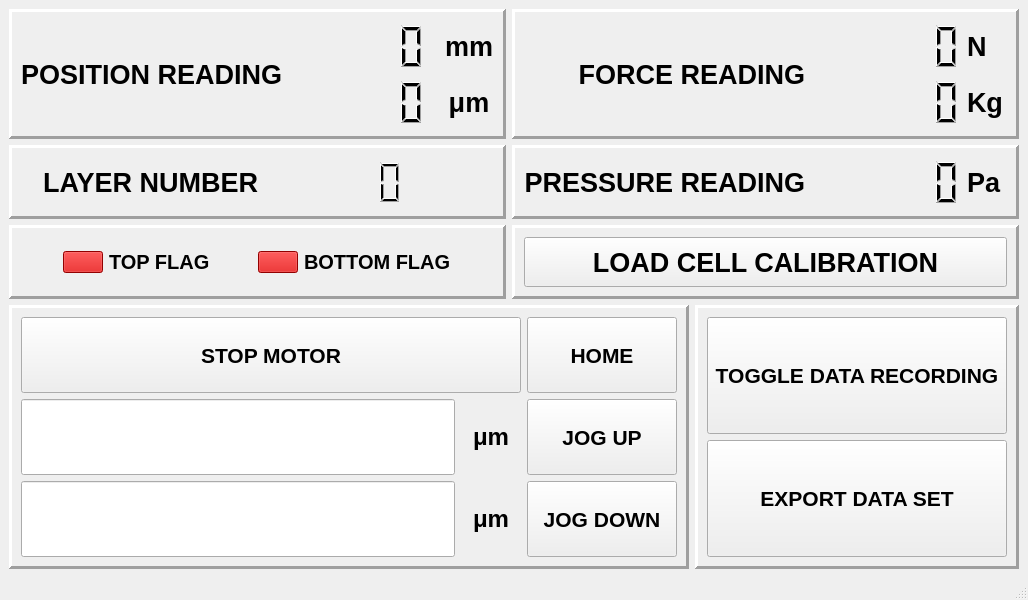
<?xml version="1.0" encoding="UTF-8"?>
<ui version="4.0">
 <class>MainWindow</class>
 <widget class="QMainWindow" name="MainWindow">
  <property name="geometry">
   <rect>
    <x>0</x>
    <y>0</y>
    <width>1024</width>
    <height>600</height>
   </rect>
  </property>
  <property name="sizePolicy">
   <sizepolicy hsizetype="Fixed" vsizetype="Fixed">
    <horstretch>0</horstretch>
    <verstretch>0</verstretch>
   </sizepolicy>
  </property>
  <property name="minimumSize">
   <size>
    <width>0</width>
    <height>0</height>
   </size>
  </property>
  <property name="windowTitle">
   <string>MainWindow</string>
  </property>
  <widget class="QWidget" name="centralwidget">
   <property name="sizePolicy">
    <sizepolicy hsizetype="Minimum" vsizetype="Minimum">
     <horstretch>0</horstretch>
     <verstretch>0</verstretch>
    </sizepolicy>
   </property>
   <layout class="QGridLayout" name="gridLayout_14">
    <item row="1" column="0" colspan="2">
     <layout class="QHBoxLayout" name="horizontalLayout_10">
      <item>
       <widget class="QFrame" name="frame_6">
        <property name="frameShape">
         <enum>QFrame::Panel</enum>
        </property>
        <property name="frameShadow">
         <enum>QFrame::Raised</enum>
        </property>
        <property name="lineWidth">
         <number>3</number>
        </property>
        <layout class="QGridLayout" name="gridLayout_3">
         <item row="3" column="0">
          <layout class="QHBoxLayout" name="horizontalLayout_12">
           <item>
            <widget class="QLineEdit" name="JOG_DOWN_INPUT">
             <property name="sizePolicy">
              <sizepolicy hsizetype="Expanding" vsizetype="MinimumExpanding">
               <horstretch>0</horstretch>
               <verstretch>0</verstretch>
              </sizepolicy>
             </property>
             <property name="minimumSize">
              <size>
               <width>100</width>
               <height>50</height>
              </size>
             </property>
             <property name="font">
              <font>
               <pointsize>25</pointsize>
               <weight>75</weight>
               <bold>true</bold>
              </font>
             </property>
             <property name="styleSheet">
              <string notr="true">color: rgb(0, 0, 0);</string>
             </property>
             <property name="alignment">
              <set>Qt::AlignRight|Qt::AlignTrailing|Qt::AlignVCenter</set>
             </property>
            </widget>
           </item>
           <item>
            <widget class="QLabel" name="label_16">
             <property name="sizePolicy">
              <sizepolicy hsizetype="Minimum" vsizetype="Preferred">
               <horstretch>0</horstretch>
               <verstretch>0</verstretch>
              </sizepolicy>
             </property>
             <property name="minimumSize">
              <size>
               <width>60</width>
               <height>0</height>
              </size>
             </property>
             <property name="font">
              <font>
               <pointsize>18</pointsize>
               <weight>75</weight>
               <bold>true</bold>
              </font>
             </property>
             <property name="text">
              <string>μm</string>
             </property>
             <property name="alignment">
              <set>Qt::AlignCenter</set>
             </property>
            </widget>
           </item>
          </layout>
         </item>
         <item row="1" column="0">
          <layout class="QHBoxLayout" name="horizontalLayout_4">
           <item>
            <widget class="QLineEdit" name="JOG_UP_INPUT">
             <property name="sizePolicy">
              <sizepolicy hsizetype="Expanding" vsizetype="MinimumExpanding">
               <horstretch>0</horstretch>
               <verstretch>0</verstretch>
              </sizepolicy>
             </property>
             <property name="minimumSize">
              <size>
               <width>100</width>
               <height>50</height>
              </size>
             </property>
             <property name="font">
              <font>
               <pointsize>25</pointsize>
               <weight>75</weight>
               <bold>true</bold>
              </font>
             </property>
             <property name="styleSheet">
              <string notr="true">color: rgb(0, 0, 0);</string>
             </property>
             <property name="text">
              <string/>
             </property>
             <property name="alignment">
              <set>Qt::AlignRight|Qt::AlignTrailing|Qt::AlignVCenter</set>
             </property>
            </widget>
           </item>
           <item>
            <widget class="QLabel" name="label_13">
             <property name="sizePolicy">
              <sizepolicy hsizetype="Minimum" vsizetype="Preferred">
               <horstretch>0</horstretch>
               <verstretch>0</verstretch>
              </sizepolicy>
             </property>
             <property name="minimumSize">
              <size>
               <width>60</width>
               <height>0</height>
              </size>
             </property>
             <property name="font">
              <font>
               <pointsize>18</pointsize>
               <weight>75</weight>
               <bold>true</bold>
              </font>
             </property>
             <property name="text">
              <string>μm</string>
             </property>
             <property name="alignment">
              <set>Qt::AlignCenter</set>
             </property>
            </widget>
           </item>
          </layout>
         </item>
         <item row="3" column="1">
          <widget class="QPushButton" name="JOG_DOWN_BUTTON">
           <property name="sizePolicy">
            <sizepolicy hsizetype="Minimum" vsizetype="MinimumExpanding">
             <horstretch>0</horstretch>
             <verstretch>0</verstretch>
            </sizepolicy>
           </property>
           <property name="minimumSize">
            <size>
             <width>150</width>
             <height>0</height>
            </size>
           </property>
           <property name="font">
            <font>
             <pointsize>16</pointsize>
             <weight>75</weight>
             <bold>true</bold>
            </font>
           </property>
           <property name="text">
            <string>JOG DOWN</string>
           </property>
          </widget>
         </item>
         <item row="1" column="1">
          <widget class="QPushButton" name="JUG_UP_BUTTON">
           <property name="sizePolicy">
            <sizepolicy hsizetype="Minimum" vsizetype="MinimumExpanding">
             <horstretch>0</horstretch>
             <verstretch>0</verstretch>
            </sizepolicy>
           </property>
           <property name="minimumSize">
            <size>
             <width>150</width>
             <height>0</height>
            </size>
           </property>
           <property name="font">
            <font>
             <pointsize>16</pointsize>
             <weight>75</weight>
             <bold>true</bold>
            </font>
           </property>
           <property name="text">
            <string>JOG UP</string>
           </property>
          </widget>
         </item>
         <item row="0" column="1">
          <widget class="QPushButton" name="HOME_BUTTON">
           <property name="sizePolicy">
            <sizepolicy hsizetype="Minimum" vsizetype="MinimumExpanding">
             <horstretch>0</horstretch>
             <verstretch>0</verstretch>
            </sizepolicy>
           </property>
           <property name="minimumSize">
            <size>
             <width>150</width>
             <height>0</height>
            </size>
           </property>
           <property name="font">
            <font>
             <pointsize>16</pointsize>
             <weight>75</weight>
             <bold>true</bold>
            </font>
           </property>
           <property name="text">
            <string>HOME</string>
           </property>
          </widget>
         </item>
         <item row="0" column="0">
          <widget class="QPushButton" name="STOP_MOTOR_BUTTON">
           <property name="sizePolicy">
            <sizepolicy hsizetype="Minimum" vsizetype="MinimumExpanding">
             <horstretch>0</horstretch>
             <verstretch>0</verstretch>
            </sizepolicy>
           </property>
           <property name="minimumSize">
            <size>
             <width>300</width>
             <height>0</height>
            </size>
           </property>
           <property name="font">
            <font>
             <pointsize>16</pointsize>
             <weight>75</weight>
             <bold>true</bold>
            </font>
           </property>
           <property name="text">
            <string>STOP MOTOR</string>
           </property>
          </widget>
         </item>
        </layout>
       </widget>
      </item>
      <item>
       <widget class="QFrame" name="frame_5">
        <property name="frameShape">
         <enum>QFrame::Panel</enum>
        </property>
        <property name="frameShadow">
         <enum>QFrame::Raised</enum>
        </property>
        <property name="lineWidth">
         <number>3</number>
        </property>
        <layout class="QGridLayout" name="gridLayout_12">
         <item row="0" column="1">
          <layout class="QVBoxLayout" name="verticalLayout">
           <item>
            <widget class="QPushButton" name="TOGGLE_DATA_RECORDING_BUTTON">
             <property name="sizePolicy">
              <sizepolicy hsizetype="Minimum" vsizetype="MinimumExpanding">
               <horstretch>0</horstretch>
               <verstretch>0</verstretch>
              </sizepolicy>
             </property>
             <property name="minimumSize">
              <size>
               <width>300</width>
               <height>100</height>
              </size>
             </property>
             <property name="font">
              <font>
               <pointsize>16</pointsize>
               <weight>75</weight>
               <bold>true</bold>
              </font>
             </property>
             <property name="text">
              <string>TOGGLE DATA RECORDING</string>
             </property>
            </widget>
           </item>
           <item>
            <widget class="QPushButton" name="EXPORT_DATA_BUTTON">
             <property name="sizePolicy">
              <sizepolicy hsizetype="Minimum" vsizetype="MinimumExpanding">
               <horstretch>0</horstretch>
               <verstretch>0</verstretch>
              </sizepolicy>
             </property>
             <property name="minimumSize">
              <size>
               <width>300</width>
               <height>100</height>
              </size>
             </property>
             <property name="font">
              <font>
               <pointsize>16</pointsize>
               <weight>75</weight>
               <bold>true</bold>
              </font>
             </property>
             <property name="text">
              <string>EXPORT DATA SET</string>
             </property>
            </widget>
           </item>
          </layout>
         </item>
        </layout>
       </widget>
      </item>
     </layout>
    </item>
    <item row="0" column="1">
     <layout class="QHBoxLayout" name="horizontalLayout_9">
      <item>
       <layout class="QGridLayout" name="gridLayout_2">
        <item row="5" column="1">
         <widget class="QFrame" name="frame">
          <property name="frameShape">
           <enum>QFrame::Panel</enum>
          </property>
          <property name="frameShadow">
           <enum>QFrame::Raised</enum>
          </property>
          <property name="lineWidth">
           <number>3</number>
          </property>
          <layout class="QGridLayout" name="gridLayout_6">
           <item row="1" column="0">
            <layout class="QGridLayout" name="gridLayout_5">
             <item row="2" column="0" colspan="2">
              <widget class="QPushButton" name="LOAD_CELL_CALIBRATION_BUTTON">
               <property name="sizePolicy">
                <sizepolicy hsizetype="Minimum" vsizetype="Minimum">
                 <horstretch>0</horstretch>
                 <verstretch>0</verstretch>
                </sizepolicy>
               </property>
               <property name="minimumSize">
                <size>
                 <width>350</width>
                 <height>50</height>
                </size>
               </property>
               <property name="font">
                <font>
                 <pointsize>20</pointsize>
                 <weight>75</weight>
                 <bold>true</bold>
                </font>
               </property>
               <property name="text">
                <string>LOAD CELL CALIBRATION</string>
               </property>
              </widget>
             </item>
            </layout>
           </item>
          </layout>
         </widget>
        </item>
        <item row="3" column="1">
         <widget class="QFrame" name="frame_3">
          <property name="frameShape">
           <enum>QFrame::Panel</enum>
          </property>
          <property name="frameShadow">
           <enum>QFrame::Raised</enum>
          </property>
          <property name="lineWidth">
           <number>3</number>
          </property>
          <layout class="QGridLayout" name="gridLayout_9">
           <item row="0" column="0">
            <layout class="QGridLayout" name="gridLayout_8">
             <item row="0" column="1">
              <layout class="QHBoxLayout" name="horizontalLayout_2">
               <item>
                <widget class="QLCDNumber" name="FORCE_READING_N">
                 <property name="sizePolicy">
                  <sizepolicy hsizetype="Fixed" vsizetype="Fixed">
                   <horstretch>0</horstretch>
                   <verstretch>0</verstretch>
                  </sizepolicy>
                 </property>
                 <property name="minimumSize">
                  <size>
                   <width>150</width>
                   <height>50</height>
                  </size>
                 </property>
                 <property name="font">
                  <font>
                   <pointsize>20</pointsize>
                   <weight>75</weight>
                   <bold>true</bold>
                  </font>
                 </property>
                 <property name="frameShape">
                  <enum>QFrame::Box</enum>
                 </property>
                 <property name="frameShadow">
                  <enum>QFrame::Plain</enum>
                 </property>
                 <property name="lineWidth">
                  <number>0</number>
                 </property>
                 <property name="smallDecimalPoint">
                  <bool>false</bool>
                 </property>
                 <property name="digitCount">
                  <number>6</number>
                 </property>
                 <property name="intValue" stdset="0">
                  <number>0</number>
                 </property>
                </widget>
               </item>
               <item>
                <widget class="QLabel" name="label_2">
                 <property name="sizePolicy">
                  <sizepolicy hsizetype="Fixed" vsizetype="Preferred">
                   <horstretch>0</horstretch>
                   <verstretch>50</verstretch>
                  </sizepolicy>
                 </property>
                 <property name="minimumSize">
                  <size>
                   <width>40</width>
                   <height>0</height>
                  </size>
                 </property>
                 <property name="font">
                  <font>
                   <pointsize>20</pointsize>
                   <weight>75</weight>
                   <bold>true</bold>
                  </font>
                 </property>
                 <property name="frameShape">
                  <enum>QFrame::NoFrame</enum>
                 </property>
                 <property name="lineWidth">
                  <number>3</number>
                 </property>
                 <property name="text">
                  <string>N</string>
                 </property>
                 <property name="alignment">
                  <set>Qt::AlignLeading|Qt::AlignLeft|Qt::AlignVCenter</set>
                 </property>
                </widget>
               </item>
              </layout>
             </item>
             <item row="1" column="1">
              <layout class="QHBoxLayout" name="horizontalLayout_3">
               <item>
                <widget class="QLCDNumber" name="FORCE_READING_KG">
                 <property name="sizePolicy">
                  <sizepolicy hsizetype="Fixed" vsizetype="Fixed">
                   <horstretch>0</horstretch>
                   <verstretch>0</verstretch>
                  </sizepolicy>
                 </property>
                 <property name="minimumSize">
                  <size>
                   <width>150</width>
                   <height>50</height>
                  </size>
                 </property>
                 <property name="font">
                  <font>
                   <pointsize>20</pointsize>
                   <weight>75</weight>
                   <bold>true</bold>
                  </font>
                 </property>
                 <property name="frameShape">
                  <enum>QFrame::Box</enum>
                 </property>
                 <property name="frameShadow">
                  <enum>QFrame::Plain</enum>
                 </property>
                 <property name="lineWidth">
                  <number>0</number>
                 </property>
                 <property name="smallDecimalPoint">
                  <bool>false</bool>
                 </property>
                 <property name="digitCount">
                  <number>6</number>
                 </property>
                 <property name="intValue" stdset="0">
                  <number>0</number>
                 </property>
                </widget>
               </item>
               <item>
                <widget class="QLabel" name="label_3">
                 <property name="sizePolicy">
                  <sizepolicy hsizetype="Fixed" vsizetype="Preferred">
                   <horstretch>0</horstretch>
                   <verstretch>50</verstretch>
                  </sizepolicy>
                 </property>
                 <property name="minimumSize">
                  <size>
                   <width>40</width>
                   <height>0</height>
                  </size>
                 </property>
                 <property name="font">
                  <font>
                   <pointsize>20</pointsize>
                   <weight>75</weight>
                   <bold>true</bold>
                  </font>
                 </property>
                 <property name="frameShape">
                  <enum>QFrame::NoFrame</enum>
                 </property>
                 <property name="lineWidth">
                  <number>3</number>
                 </property>
                 <property name="text">
                  <string>Kg</string>
                 </property>
                 <property name="alignment">
                  <set>Qt::AlignLeading|Qt::AlignLeft|Qt::AlignVCenter</set>
                 </property>
                </widget>
               </item>
              </layout>
             </item>
             <item row="0" column="0" rowspan="2">
              <widget class="QLabel" name="label">
               <property name="font">
                <font>
                 <pointsize>20</pointsize>
                 <weight>75</weight>
                 <bold>true</bold>
                </font>
               </property>
               <property name="frameShape">
                <enum>QFrame::NoFrame</enum>
               </property>
               <property name="lineWidth">
                <number>3</number>
               </property>
               <property name="text">
                <string>FORCE READING</string>
               </property>
               <property name="alignment">
                <set>Qt::AlignRight|Qt::AlignTrailing|Qt::AlignVCenter</set>
               </property>
              </widget>
             </item>
            </layout>
           </item>
          </layout>
         </widget>
        </item>
        <item row="4" column="1">
         <widget class="QFrame" name="frame_4">
          <property name="frameShape">
           <enum>QFrame::Panel</enum>
          </property>
          <property name="frameShadow">
           <enum>QFrame::Raised</enum>
          </property>
          <property name="lineWidth">
           <number>3</number>
          </property>
          <layout class="QGridLayout" name="gridLayout_11">
           <item row="0" column="0">
            <layout class="QGridLayout" name="gridLayout_10">
             <item row="0" column="0">
              <widget class="QLabel" name="label_4">
               <property name="font">
                <font>
                 <pointsize>20</pointsize>
                 <weight>75</weight>
                 <bold>true</bold>
                </font>
               </property>
               <property name="frameShape">
                <enum>QFrame::NoFrame</enum>
               </property>
               <property name="lineWidth">
                <number>3</number>
               </property>
               <property name="text">
                <string>PRESSURE READING</string>
               </property>
               <property name="alignment">
                <set>Qt::AlignRight|Qt::AlignTrailing|Qt::AlignVCenter</set>
               </property>
              </widget>
             </item>
             <item row="0" column="1">
              <layout class="QHBoxLayout" name="horizontalLayout_14">
               <item>
                <widget class="QLCDNumber" name="PRESSURE_READING_PA">
                 <property name="sizePolicy">
                  <sizepolicy hsizetype="Fixed" vsizetype="Fixed">
                   <horstretch>0</horstretch>
                   <verstretch>0</verstretch>
                  </sizepolicy>
                 </property>
                 <property name="minimumSize">
                  <size>
                   <width>150</width>
                   <height>50</height>
                  </size>
                 </property>
                 <property name="font">
                  <font>
                   <pointsize>20</pointsize>
                   <weight>75</weight>
                   <bold>true</bold>
                  </font>
                 </property>
                 <property name="frameShape">
                  <enum>QFrame::Box</enum>
                 </property>
                 <property name="frameShadow">
                  <enum>QFrame::Plain</enum>
                 </property>
                 <property name="lineWidth">
                  <number>0</number>
                 </property>
                 <property name="smallDecimalPoint">
                  <bool>false</bool>
                 </property>
                 <property name="digitCount">
                  <number>6</number>
                 </property>
                 <property name="intValue" stdset="0">
                  <number>0</number>
                 </property>
                </widget>
               </item>
               <item>
                <widget class="QLabel" name="label_15">
                 <property name="sizePolicy">
                  <sizepolicy hsizetype="Fixed" vsizetype="Preferred">
                   <horstretch>0</horstretch>
                   <verstretch>50</verstretch>
                  </sizepolicy>
                 </property>
                 <property name="minimumSize">
                  <size>
                   <width>40</width>
                   <height>0</height>
                  </size>
                 </property>
                 <property name="font">
                  <font>
                   <pointsize>20</pointsize>
                   <weight>75</weight>
                   <bold>true</bold>
                  </font>
                 </property>
                 <property name="frameShape">
                  <enum>QFrame::NoFrame</enum>
                 </property>
                 <property name="lineWidth">
                  <number>3</number>
                 </property>
                 <property name="text">
                  <string>Pa</string>
                 </property>
                 <property name="alignment">
                  <set>Qt::AlignLeading|Qt::AlignLeft|Qt::AlignVCenter</set>
                 </property>
                </widget>
               </item>
              </layout>
             </item>
            </layout>
           </item>
          </layout>
         </widget>
        </item>
       </layout>
      </item>
     </layout>
    </item>
    <item row="0" column="0">
     <layout class="QGridLayout" name="gridLayout_4">
      <item row="0" column="0" colspan="2">
       <layout class="QHBoxLayout" name="horizontalLayout_6">
        <item>
         <widget class="QFrame" name="frame_7">
          <property name="frameShape">
           <enum>QFrame::Panel</enum>
          </property>
          <property name="frameShadow">
           <enum>QFrame::Raised</enum>
          </property>
          <property name="lineWidth">
           <number>3</number>
          </property>
          <layout class="QGridLayout" name="gridLayout">
           <item row="0" column="1">
            <layout class="QHBoxLayout" name="horizontalLayout">
             <item>
              <widget class="QLCDNumber" name="POSITION_MM">
               <property name="sizePolicy">
                <sizepolicy hsizetype="Fixed" vsizetype="Fixed">
                 <horstretch>0</horstretch>
                 <verstretch>0</verstretch>
                </sizepolicy>
               </property>
               <property name="minimumSize">
                <size>
                 <width>150</width>
                 <height>50</height>
                </size>
               </property>
               <property name="frameShape">
                <enum>QFrame::NoFrame</enum>
               </property>
              </widget>
             </item>
             <item>
              <widget class="QLabel" name="label_10">
               <property name="sizePolicy">
                <sizepolicy hsizetype="Fixed" vsizetype="Preferred">
                 <horstretch>0</horstretch>
                 <verstretch>0</verstretch>
                </sizepolicy>
               </property>
               <property name="minimumSize">
                <size>
                 <width>50</width>
                 <height>0</height>
                </size>
               </property>
               <property name="font">
                <font>
                 <pointsize>20</pointsize>
                 <weight>75</weight>
                 <bold>true</bold>
                </font>
               </property>
               <property name="text">
                <string>mm</string>
               </property>
               <property name="alignment">
                <set>Qt::AlignCenter</set>
               </property>
              </widget>
             </item>
            </layout>
           </item>
           <item row="1" column="1">
            <layout class="QHBoxLayout" name="horizontalLayout_8">
             <item>
              <widget class="QLCDNumber" name="POSITION_MICROM">
               <property name="sizePolicy">
                <sizepolicy hsizetype="Fixed" vsizetype="Fixed">
                 <horstretch>0</horstretch>
                 <verstretch>0</verstretch>
                </sizepolicy>
               </property>
               <property name="minimumSize">
                <size>
                 <width>150</width>
                 <height>50</height>
                </size>
               </property>
               <property name="frameShape">
                <enum>QFrame::NoFrame</enum>
               </property>
              </widget>
             </item>
             <item>
              <widget class="QLabel" name="label_9">
               <property name="sizePolicy">
                <sizepolicy hsizetype="Fixed" vsizetype="Preferred">
                 <horstretch>0</horstretch>
                 <verstretch>0</verstretch>
                </sizepolicy>
               </property>
               <property name="minimumSize">
                <size>
                 <width>50</width>
                 <height>0</height>
                </size>
               </property>
               <property name="font">
                <font>
                 <pointsize>20</pointsize>
                 <weight>75</weight>
                 <bold>true</bold>
                </font>
               </property>
               <property name="text">
                <string>μm</string>
               </property>
               <property name="alignment">
                <set>Qt::AlignCenter</set>
               </property>
              </widget>
             </item>
            </layout>
           </item>
           <item row="0" column="0" rowspan="2">
            <widget class="QLabel" name="label_6">
             <property name="sizePolicy">
              <sizepolicy hsizetype="Fixed" vsizetype="Preferred">
               <horstretch>0</horstretch>
               <verstretch>0</verstretch>
              </sizepolicy>
             </property>
             <property name="minimumSize">
              <size>
               <width>150</width>
               <height>0</height>
              </size>
             </property>
             <property name="font">
              <font>
               <pointsize>20</pointsize>
               <weight>75</weight>
               <bold>true</bold>
              </font>
             </property>
             <property name="text">
              <string>POSITION READING</string>
             </property>
             <property name="alignment">
              <set>Qt::AlignRight|Qt::AlignTrailing|Qt::AlignVCenter</set>
             </property>
            </widget>
           </item>
          </layout>
         </widget>
        </item>
       </layout>
      </item>
      <item row="1" column="0" colspan="2">
       <layout class="QHBoxLayout" name="horizontalLayout_5">
        <item>
         <widget class="QFrame" name="frame_8">
          <property name="frameShape">
           <enum>QFrame::Panel</enum>
          </property>
          <property name="frameShadow">
           <enum>QFrame::Raised</enum>
          </property>
          <property name="lineWidth">
           <number>3</number>
          </property>
          <layout class="QGridLayout" name="gridLayout_13">
           <item row="1" column="1">
            <layout class="QHBoxLayout" name="horizontalLayout_15">
             <item>
              <widget class="QLCDNumber" name="LAYER_NUMBER">
               <property name="sizePolicy">
                <sizepolicy hsizetype="Fixed" vsizetype="Fixed">
                 <horstretch>0</horstretch>
                 <verstretch>0</verstretch>
                </sizepolicy>
               </property>
               <property name="minimumSize">
                <size>
                 <width>120</width>
                 <height>50</height>
                </size>
               </property>
               <property name="frameShape">
                <enum>QFrame::NoFrame</enum>
               </property>
              </widget>
             </item>
             <item>
              <widget class="QLabel" name="label_11">
               <property name="sizePolicy">
                <sizepolicy hsizetype="Fixed" vsizetype="Preferred">
                 <horstretch>0</horstretch>
                 <verstretch>0</verstretch>
                </sizepolicy>
               </property>
               <property name="minimumSize">
                <size>
                 <width>60</width>
                 <height>0</height>
                </size>
               </property>
               <property name="font">
                <font>
                 <pointsize>20</pointsize>
                 <weight>75</weight>
                 <bold>true</bold>
                </font>
               </property>
               <property name="text">
                <string/>
               </property>
               <property name="alignment">
                <set>Qt::AlignCenter</set>
               </property>
              </widget>
             </item>
            </layout>
           </item>
           <item row="1" column="0">
            <widget class="QLabel" name="label_8">
             <property name="sizePolicy">
              <sizepolicy hsizetype="Fixed" vsizetype="Preferred">
               <horstretch>0</horstretch>
               <verstretch>0</verstretch>
              </sizepolicy>
             </property>
             <property name="minimumSize">
              <size>
               <width>150</width>
               <height>0</height>
              </size>
             </property>
             <property name="font">
              <font>
               <pointsize>20</pointsize>
               <weight>75</weight>
               <bold>true</bold>
              </font>
             </property>
             <property name="text">
              <string>LAYER NUMBER</string>
             </property>
             <property name="alignment">
              <set>Qt::AlignRight|Qt::AlignTrailing|Qt::AlignVCenter</set>
             </property>
            </widget>
           </item>
          </layout>
         </widget>
        </item>
       </layout>
      </item>
      <item row="2" column="0" colspan="2">
       <widget class="QFrame" name="frame_2">
        <property name="frameShape">
         <enum>QFrame::Panel</enum>
        </property>
        <property name="frameShadow">
         <enum>QFrame::Raised</enum>
        </property>
        <property name="lineWidth">
         <number>3</number>
        </property>
        <layout class="QGridLayout" name="gridLayout_7">
         <item row="0" column="0">
          <layout class="QHBoxLayout" name="horizontalLayout_11">
           <item>
            <widget class="QPushButton" name="TOPFLAG_INDICATOR">
             <property name="minimumSize">
              <size>
               <width>40</width>
               <height>0</height>
              </size>
             </property>
             <property name="maximumSize">
              <size>
               <width>40</width>
               <height>16777215</height>
              </size>
             </property>
             <property name="styleSheet">
              <string notr="true">background-color: rgb(204, 0, 0);</string>
             </property>
             <property name="text">
              <string/>
             </property>
            </widget>
           </item>
           <item>
            <widget class="QLabel" name="label_12">
             <property name="sizePolicy">
              <sizepolicy hsizetype="Maximum" vsizetype="Minimum">
               <horstretch>0</horstretch>
               <verstretch>0</verstretch>
              </sizepolicy>
             </property>
             <property name="minimumSize">
              <size>
               <width>0</width>
               <height>0</height>
              </size>
             </property>
             <property name="font">
              <font>
               <pointsize>15</pointsize>
               <weight>75</weight>
               <bold>true</bold>
              </font>
             </property>
             <property name="text">
              <string>TOP FLAG</string>
             </property>
             <property name="alignment">
              <set>Qt::AlignLeading|Qt::AlignLeft|Qt::AlignVCenter</set>
             </property>
            </widget>
           </item>
          </layout>
         </item>
         <item row="0" column="1">
          <layout class="QHBoxLayout" name="horizontalLayout_13">
           <item>
            <widget class="QPushButton" name="BOTTOMFLAG_INDICATOR">
             <property name="minimumSize">
              <size>
               <width>40</width>
               <height>0</height>
              </size>
             </property>
             <property name="maximumSize">
              <size>
               <width>40</width>
               <height>16777215</height>
              </size>
             </property>
             <property name="styleSheet">
              <string notr="true">background-color: rgb(204, 0, 0);</string>
             </property>
             <property name="text">
              <string/>
             </property>
            </widget>
           </item>
           <item>
            <widget class="QLabel" name="label_14">
             <property name="sizePolicy">
              <sizepolicy hsizetype="Maximum" vsizetype="Minimum">
               <horstretch>0</horstretch>
               <verstretch>0</verstretch>
              </sizepolicy>
             </property>
             <property name="minimumSize">
              <size>
               <width>0</width>
               <height>0</height>
              </size>
             </property>
             <property name="font">
              <font>
               <pointsize>15</pointsize>
               <weight>75</weight>
               <bold>true</bold>
              </font>
             </property>
             <property name="text">
              <string>BOTTOM FLAG</string>
             </property>
             <property name="alignment">
              <set>Qt::AlignLeading|Qt::AlignLeft|Qt::AlignVCenter</set>
             </property>
            </widget>
           </item>
          </layout>
         </item>
        </layout>
       </widget>
      </item>
     </layout>
    </item>
   </layout>
  </widget>
  <widget class="QStatusBar" name="statusbar"/>
 </widget>
 <resources/>
 <connections/>
</ui>
